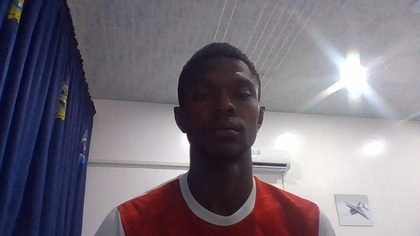
%> input picture tobi.jpg, 420 x 236 px, shrunk from 1280 x 720 before the run
$ octave dct.m   (GNU Octave 9; MATLAB toolbox functions it lacks are replaced by stand-ins)
%> lines starting %> are read from the running program, lines starting %| are printed output that depends on the picture
% Read the grayscale image
img = imread('tobi.jpg');
%> img is the input picture: size 236x420x3 uint8; mean R, G, B 119.4, 112.7, 123.1
if size(img, 3) == 3
    gray_img = rgb2gray(img);
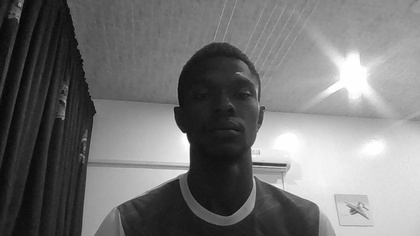
%> gray_img: size 236x420 uint8; min 1, max 255, mean 115.9
else
    gray_img = img;
end

% Convert image to double precision for DCT
img_double = double(gray_img);

% Define the block size
block_size = 8;

% Get the size of the image
[height, width] = size(img_double);
%> height = 236; width = 420

% Pad the image so that its dimensions are multiples of block_size
padded_height = ceil(height / block_size) * block_size;
%> padded_height = 240
padded_width = ceil(width / block_size) * block_size;
%> padded_width = 424
padded_img = padarray(img_double, [padded_height - height, padded_width - width], 'post');
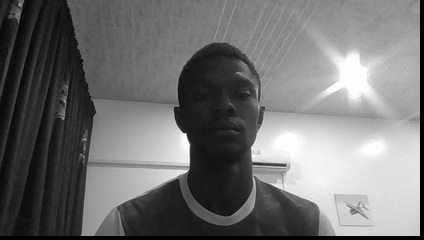
%> padded_img: size 240x424 double; min 0, max 255, mean 112.9

% Create a DCT matrix
dct_matrix = dctmtx(block_size);

% Quantization matrix for luminance
Q = [16 11 10 16 24 40 51 61;
     12 12 14 19 26 58 60 55;
     14 13 16 24 40 57 69 56;
     14 17 22 29 51 87 80 62;
     18 22 37 56 68 109 103 77;
     24 35 55 64 81 104 113 92;
     49 64 78 87 103 121 120 101;
     72 92 95 98 112 100 103 99];

% Initialize the reconstructed image
reconstructed_img = zeros(padded_height, padded_width);

% Process each block
for i = 1:block_size:padded_height
    for j = 1:block_size:padded_width
        % Extract the block
        block = padded_img(i:i+block_size-1, j:j+block_size-1);

        % Apply DCT
        dct_block = dct_matrix * block * dct_matrix';

        % Quantize the DCT coefficients
        quant_dct_block = round(dct_block ./ Q);

        % Dequantize the DCT coefficients
        dequant_dct_block = quant_dct_block .* Q;

        % Apply inverse DCT
        idct_block = dct_matrix' * dequant_dct_block * dct_matrix;

        % Store the reconstructed block
        reconstructed_img(i:i+block_size-1, j:j+block_size-1) = idct_block;
    end
end
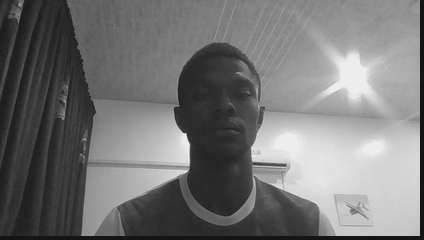
%> reconstructed_img: size 240x424 double; min -24.95, max 274.1, mean 112.9; drawn with min black and max white

% Crop the padded area to original image size
reconstructed_img = reconstructed_img(1:height, 1:width);
%> reconstructed_img: size 236x420 double

% Convert the reconstructed image back to uint8
reconstructed_img = uint8(reconstructed_img);
%> reconstructed_img: size 236x420 uint8

% Display the original and compressed images
figure;
subplot(1, 2, 1);
imshow(gray_img);
title('Original Grayscale Image');

subplot(1, 2, 2);
imshow(reconstructed_img);
title('Reconstructed Image after DCT Compression');
% Read the grayscale image
img = imread('tobi.jpg');
if size(img, 3) == 3
    gray_img = rgb2gray(img);
else
    gray_img = img;
end

% Convert image to double precision for DCT
img_double = double(gray_img);

% Define the block size
block_size = 8;

% Get the size of the image
[height, width] = size(img_double);

% Pad the image so that its dimensions are multiples of block_size
padded_height = ceil(height / block_size) * block_size;
padded_width = ceil(width / block_size) * block_size;
padded_img = padarray(img_double, [padded_height - height, padded_width - width], 'post');

% Create a DCT matrix
dct_matrix = dctmtx(block_size);

% Quantization matrix for luminance
Q = [16 11 10 16 24 40 51 61;
     12 12 14 19 26 58 60 55;
     14 13 16 24 40 57 69 56;
     14 17 22 29 51 87 80 62;
     18 22 37 56 68 109 103 77;
     24 35 55 64 81 104 113 92;
     49 64 78 87 103 121 120 101;
     72 92 95 98 112 100 103 99];

% Initialize the reconstructed image
reconstructed_img = zeros(padded_height, padded_width);

% Process each block
for i = 1:block_size:padded_height
    for j = 1:block_size:padded_width
        % Extract the block
        block = padded_img(i:i+block_size-1, j:j+block_size-1);

        % Apply DCT
        dct_block = dct_matrix * block * dct_matrix';

        % Quantize the DCT coefficients
        quant_dct_block = round(dct_block ./ Q);

        % Dequantize the DCT coefficients
        dequant_dct_block = quant_dct_block .* Q;

        % Apply inverse DCT
        idct_block = dct_matrix' * dequant_dct_block * dct_matrix;

        % Store the reconstructed block
        reconstructed_img(i:i+block_size-1, j:j+block_size-1) = idct_block;
    end
end

% Crop the padded area to original image size
reconstructed_img = reconstructed_img(1:height, 1:width);

% Convert the reconstructed image back to uint8
reconstructed_img = uint8(reconstructed_img);

% Display the original and compressed images
figure;
subplot(1, 2, 1);
imshow(gray_img);
title('Original Grayscale Image');

subplot(1, 2, 2);
imshow(reconstructed_img);
title('Reconstructed Image after DCT Compression');
